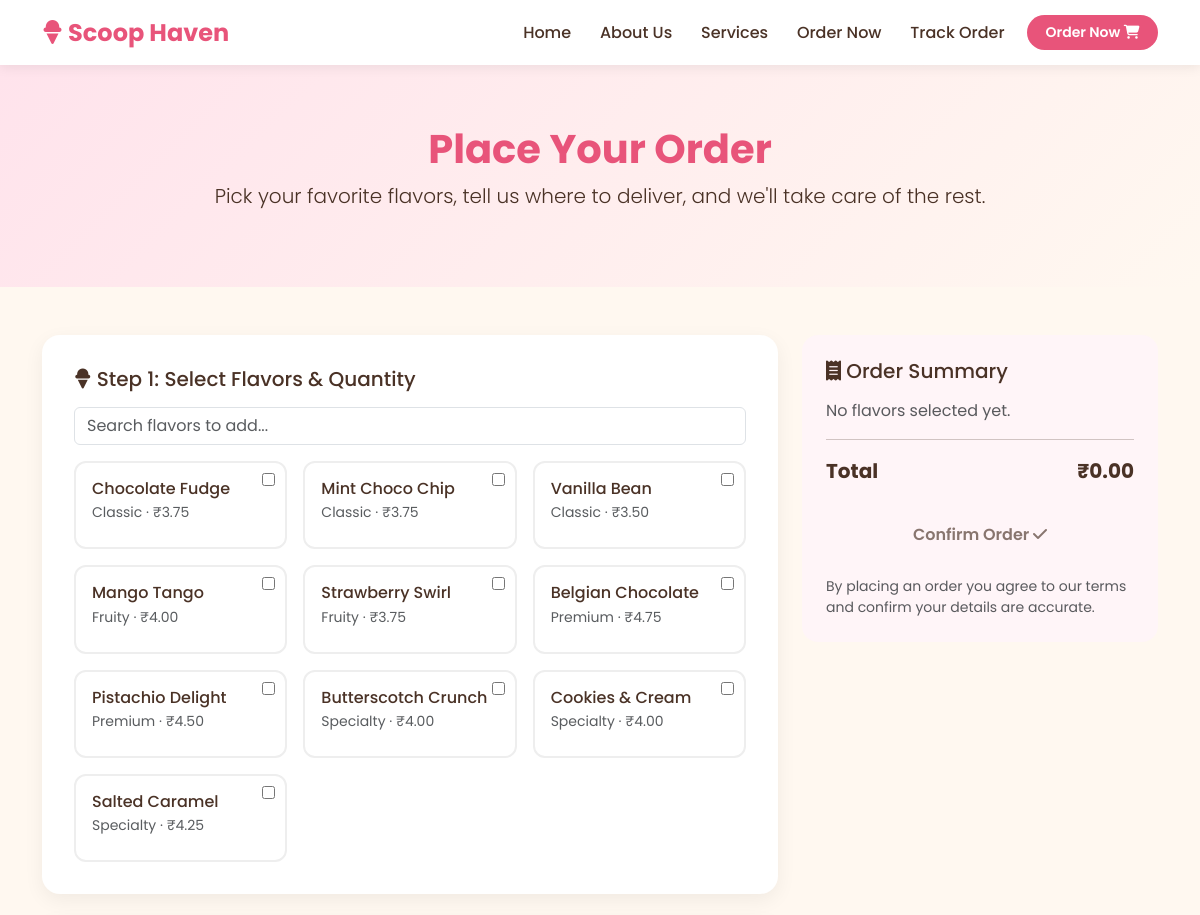
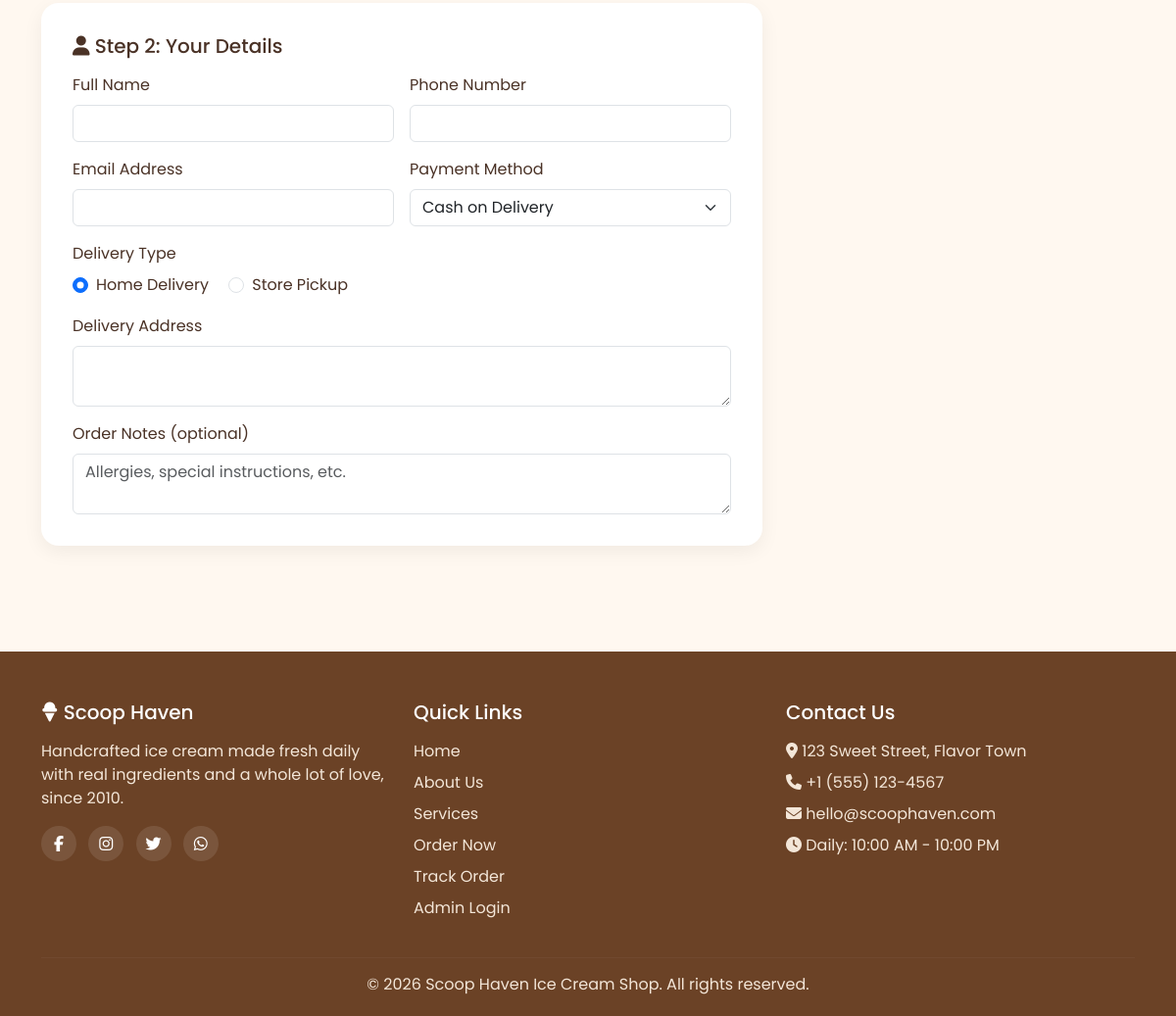
The app's page /order.php with its own data (2 pictures, top to bottom).
### tables this page shows
CREATE TABLE products (
    id INT AUTO_INCREMENT PRIMARY KEY,
    name VARCHAR(100) NOT NULL,
    category VARCHAR(50) NOT NULL,
    description TEXT,
    price DECIMAL(10,2) NOT NULL,
    image VARCHAR(255) DEFAULT 'default.jpg',
    status ENUM('active','inactive') DEFAULT 'active',
    created_at TIMESTAMP DEFAULT CURRENT_TIMESTAMP
);

### order.php (the view, shortened to what this page needs)
<?php
require_once 'includes/db.php';
$products = [];
$res = $conn->query("SELECT * FROM products WHERE status='active' ORDER BY category, name");
while ($row = $res->fetch_assoc()) { $products[] = $row; }
require_once 'includes/header.php';
?>
<section class="page-hero">
  <div class="container">
    <h1>Place Your Order</h1>
    <p class="lead">Pick your favorite flavors, tell us where to deliver, and we'll take care of the rest.</p>
  </div>
</section>
<section class="py-5">
  <div class="container">
    <form action="process_order.php" method="POST" id="orderForm" class="needs-validation" novalidate>
      <div class="row g-4">
        <div class="col-lg-8">
          <div class="order-card mb-4">
            <h5 class="mb-3"><i class="fa-solid fa-ice-cream"></i> Step 1: Select Flavors &amp; Quantity</h5>
            <input type="text" id="flavorSearch" class="form-control mb-3" placeholder="Search flavors to add...">
            <div class="row g-3">
              <?php foreach ($products as $p): ?>
                <div class="col-md-4 col-6 searchable-item" data-name="<?php echo htmlspecialchars($p['name']); ?>">
                  <div class="flavor-select-item">
                    <input type="checkbox" onchange="toggleFlavor(<?php echo $p['id']; ?>, '<?php echo htmlspecialchars(addslashes($p['name'])); ?>', <?php echo $p['price']; ?>, this)">
                    <h6 class="mb-1"><?php echo htmlspecialchars($p['name']); ?></h6>
                    <small class="text-muted d-block mb-2"><?php echo htmlspecialchars($p['category']); ?> &middot; ₹<?php echo number_format($p['price'],2); ?></small>
                  </div>
                </div>
              <?php endforeach; ?>
            </div>
          </div>
          <div class="order-card">
            <h5 class="mb-3"><i class="fa-solid fa-user"></i> Step 2: Your Details</h5>
            <div class="row g-3">
              <div class="col-md-6">
                <label class="form-label">Full Name</label>
                <input type="text" name="customer_name" class="form-control" required>
              </div>
              <div class="col-md-6">
                <label class="form-label">Phone Number</label>
                <input type="tel" name="customer_phone" class="form-control" pattern="[0-9+\-\s]{7,15}" required>
              </div>
              <div class="col-md-6">
                <label class="form-label">Email Address</label>
                <input type="email" name="customer_email" class="form-control" required>
              </div>
              <div class="col-md-6">
                <label class="form-label">Payment Method</label>
                <select name="payment_method" class="form-select" required>
                  <option value="Cash on Delivery">Cash on Delivery</option>
                </select>
              </div>
              <div class="col-12">
                <label class="form-label d-block">Delivery Type</label>
                <div class="form-check form-check-inline">
                  <input class="form-check-input" type="radio" name="delivery_type" value="Home Delivery" checked onclick="toggleDeliveryAddress()">
                  <label class="form-check-label">Home Delivery</label>
                </div>
                <div class="form-check form-check-inline">
                  <input class="form-check-input" type="radio" name="delivery_type" value="Pickup" onclick="toggleDeliveryAddress()">
                  <label class="form-check-label">Store Pickup</label>
                </div>
              </div>
              <div class="col-12" id="addressBox">
                <label class="form-label">Delivery Address</label>
                <textarea name="delivery_address" id="delivery_address" class="form-control" rows="2" required></textarea>
              </div>
              <div class="col-12">
                <label class="form-label">Order Notes (optional)</label>
                <textarea name="notes" class="form-control" rows="2" placeholder="Allergies, special instructions, etc."></textarea>
              </div>
            </div>
          </div>
        </div>
        <div class="col-lg-4">
          <div class="order-summary">
            <h5 class="mb-3"><i class="fa-solid fa-receipt"></i> Order Summary</h5>
            <div id="summaryList"><p class="text-muted mb-0">No flavors selected yet.</p></div>
            <hr>
            <div class="d-flex justify-content-between fw-bold fs-5">
              <span>Total</span>
              <span id="summaryTotal">₹0.00</span>
            </div>
            <button type="submit" id="submitOrderBtn" class="btn btn-hero w-100 mt-4" disabled>Confirm Order <i class="fa-solid fa-check"></i></button>
            <p class="small text-muted mt-3 mb-0">By placing an order you agree to our terms and confirm your details are accurate.</p>
          </div>
        </div>
      </div>
    </form>
  </div>
</section>
<?php require_once 'includes/footer.php'; ?>

### css/style.css (style rules this page uses)
:root { --pink: #ff6f91; --pink-dark: #e8547a; --cream: #fff8f0; --brown: #6b4226; --mint: #8fd9c4; --yellow: #ffd166; }
* { box-sizing:border-box; }
body { font-family:'Poppins', sans-serif; color:#4a3226; background:var(--cream); }
h1,h2,h3,h4,.brand-font { font-family:'Poppins', sans-serif; font-weight:700; }
.btn-hero { background:var(--pink-dark); color:#fff; padding:.8rem 2rem; border-radius:40px; font-weight:600; border:none; }
.page-hero { background:linear-gradient(135deg,#ffe3ec,#fff8f0); padding:60px 0; text-align:center; }
.page-hero h1 { color:var(--pink-dark); }
.order-card { background:#fff; border-radius:18px; box-shadow:0 6px 20px rgba(0,0,0,.06); padding:2rem; }
.flavor-select-item { border:2px solid #eee; border-radius:12px; padding:1rem; cursor:pointer; transition:.2s; position:relative; height:100%; }
.flavor-select-item input[type=checkbox] { position:absolute; top:10px; right:10px; }
.order-summary { background:#fff5f8; border-radius:16px; padding:1.5rem; position:sticky; top:90px; }

### records on screen
products: name "Chocolate Fudge", category "Classic", price "3.75"
products: name "Mint Choco Chip", category "Classic", price "3.75"
products: name "Vanilla Bean", category "Classic", price "3.50"
products: name "Mango Tango", category "Fruity", price "4.00"
products: name "Strawberry Swirl", category "Fruity", price "3.75"
products: name "Belgian Chocolate", category "Premium", price "4.75"
products: name "Pistachio Delight", category "Premium", price "4.50"
products: name "Butterscotch Crunch", category "Specialty", price "4.00"
products: name "Cookies & Cream", category "Specialty", price "4.00"
products: name "Salted Caramel", category "Specialty", price "4.25"
